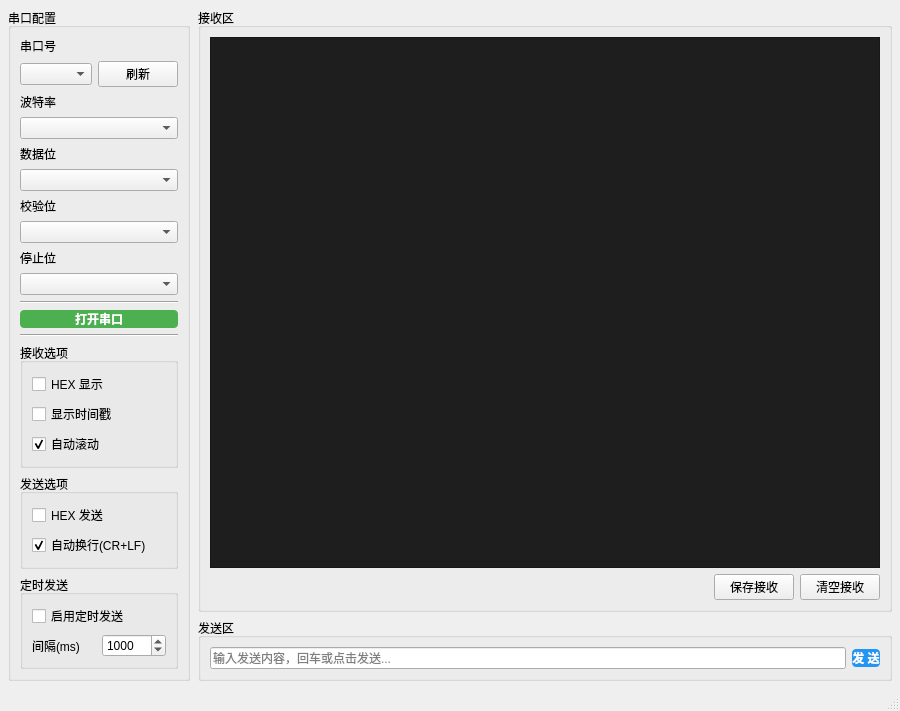
<?xml version="1.0" encoding="UTF-8"?>
<ui version="4.0">
 <class>MainWindow</class>
 <widget class="QMainWindow" name="MainWindow">
  <property name="geometry">
   <rect>
    <x>0</x>
    <y>0</y>
    <width>900</width>
    <height>650</height>
   </rect>
  </property>
  <property name="windowTitle">
   <string>串口助手</string>
  </property>
  <widget class="QWidget" name="centralwidget">
   <layout class="QHBoxLayout" name="horizontalLayout_main">
    <property name="spacing">
     <number>8</number>
    </property>
    <property name="leftMargin">
     <number>8</number>
    </property>
    <property name="topMargin">
     <number>8</number>
    </property>
    <property name="rightMargin">
     <number>8</number>
    </property>
    <property name="bottomMargin">
     <number>8</number>
    </property>

    <!-- 左侧：串口配置面板 -->
    <item>
     <widget class="QGroupBox" name="groupPort">
      <property name="title">
       <string>串口配置</string>
      </property>
      <property name="maximumWidth">
       <number>200</number>
      </property>
      <layout class="QVBoxLayout" name="vlayout_port">
       <property name="spacing">
        <number>6</number>
       </property>

       <item>
        <widget class="QLabel"><property name="text"><string>串口号</string></property></widget>
       </item>
       <item>
        <layout class="QHBoxLayout">
         <item>
          <widget class="QComboBox" name="comboPort">
           <property name="minimumWidth"><number>120</number></property>
          </widget>
         </item>
         <item>
          <widget class="QPushButton" name="btnRefresh">
           <property name="text"><string>刷新</string></property>
           <property name="maximumWidth"><number>45</number></property>
          </widget>
         </item>
        </layout>
       </item>

       <item>
        <widget class="QLabel"><property name="text"><string>波特率</string></property></widget>
       </item>
       <item>
        <widget class="QComboBox" name="comboBaud"/>
       </item>

       <item>
        <widget class="QLabel"><property name="text"><string>数据位</string></property></widget>
       </item>
       <item>
        <widget class="QComboBox" name="comboData"/>
       </item>

       <item>
        <widget class="QLabel"><property name="text"><string>校验位</string></property></widget>
       </item>
       <item>
        <widget class="QComboBox" name="comboParity"/>
       </item>

       <item>
        <widget class="QLabel"><property name="text"><string>停止位</string></property></widget>
       </item>
       <item>
        <widget class="QComboBox" name="comboStop"/>
       </item>

       <item>
        <widget class="QFrame">
         <property name="frameShape"><enum>QFrame::HLine</enum></property>
         <property name="frameShadow"><enum>QFrame::Sunken</enum></property>
        </widget>
       </item>

       <item>
        <widget class="QPushButton" name="btnOpenClose">
         <property name="text"><string>打开串口</string></property>
         <property name="minimumHeight"><number>36</number></property>
         <property name="styleSheet">
          <string>QPushButton { background-color: #4CAF50; color: white; border-radius: 4px; font-weight: bold; }
QPushButton:hover { background-color: #45a049; }
QPushButton:pressed { background-color: #3d8b40; }</string>
         </property>
        </widget>
       </item>

       <item>
        <widget class="QFrame">
         <property name="frameShape"><enum>QFrame::HLine</enum></property>
         <property name="frameShadow"><enum>QFrame::Sunken</enum></property>
        </widget>
       </item>

       <!-- 接收选项 -->
       <item>
        <widget class="QGroupBox" name="groupRecvOpt">
         <property name="title"><string>接收选项</string></property>
         <layout class="QVBoxLayout">
          <item>
           <widget class="QCheckBox" name="chkHexRecv">
            <property name="text"><string>HEX 显示</string></property>
           </widget>
          </item>
          <item>
           <widget class="QCheckBox" name="chkTimestamp">
            <property name="text"><string>显示时间戳</string></property>
           </widget>
          </item>
          <item>
           <widget class="QCheckBox" name="chkAutoScroll">
            <property name="text"><string>自动滚动</string></property>
            <property name="checked"><bool>true</bool></property>
           </widget>
          </item>
         </layout>
        </widget>
       </item>

       <!-- 发送选项 -->
       <item>
        <widget class="QGroupBox" name="groupSendOpt">
         <property name="title"><string>发送选项</string></property>
         <layout class="QVBoxLayout">
          <item>
           <widget class="QCheckBox" name="chkHexSend">
            <property name="text"><string>HEX 发送</string></property>
           </widget>
          </item>
          <item>
           <widget class="QCheckBox" name="chkNewline">
            <property name="text"><string>自动换行(CR+LF)</string></property>
            <property name="checked"><bool>true</bool></property>
           </widget>
          </item>
         </layout>
        </widget>
       </item>

       <!-- 定时发送 -->
       <item>
        <widget class="QGroupBox" name="groupTimedSend">
         <property name="title"><string>定时发送</string></property>
         <layout class="QVBoxLayout">
          <item>
           <widget class="QCheckBox" name="chkTimedSend">
            <property name="text"><string>启用定时发送</string></property>
           </widget>
          </item>
          <item>
           <layout class="QHBoxLayout">
            <item>
             <widget class="QLabel"><property name="text"><string>间隔(ms)</string></property></widget>
            </item>
            <item>
             <widget class="QSpinBox" name="spinInterval">
              <property name="minimum"><number>10</number></property>
              <property name="maximum"><number>60000</number></property>
              <property name="value"><number>1000</number></property>
             </widget>
            </item>
           </layout>
          </item>
         </layout>
        </widget>
       </item>

       <item>
        <spacer>
         <property name="orientation"><enum>Qt::Vertical</enum></property>
         <property name="sizeHint" stdset="0"><size><width>20</width><height>40</height></size></property>
        </spacer>
       </item>

      </layout>
     </widget>
    </item>

    <!-- 右侧：接收区 + 发送区 -->
    <item>
     <layout class="QVBoxLayout" name="vlayout_right">
      <property name="spacing">
       <number>6</number>
      </property>

      <!-- 接收区 -->
      <item>
       <widget class="QGroupBox" name="groupRecv">
        <property name="title"><string>接收区</string></property>
        <layout class="QVBoxLayout">
         <item>
          <widget class="QPlainTextEdit" name="textRecv">
           <property name="readOnly"><bool>true</bool></property>
           <property name="styleSheet">
            <string>QPlainTextEdit { font-family: Consolas, Monaco, monospace; font-size: 12px; background-color: #1e1e1e; color: #d4d4d4; }</string>
           </property>
          </widget>
         </item>
         <item>
          <layout class="QHBoxLayout">
           <item>
            <spacer>
             <property name="orientation"><enum>Qt::Horizontal</enum></property>
             <property name="sizeHint" stdset="0"><size><width>40</width><height>20</height></size></property>
            </spacer>
           </item>
           <item>
            <widget class="QPushButton" name="btnSave">
             <property name="text"><string>保存接收</string></property>
            </widget>
           </item>
           <item>
            <widget class="QPushButton" name="btnClear">
             <property name="text"><string>清空接收</string></property>
            </widget>
           </item>
          </layout>
         </item>
        </layout>
       </widget>
      </item>

      <!-- 发送区 -->
      <item>
       <widget class="QGroupBox" name="groupSend">
        <property name="title"><string>发送区</string></property>
        <property name="maximumHeight"><number>100</number></property>
        <layout class="QVBoxLayout">
         <item>
          <layout class="QHBoxLayout">
           <item>
            <widget class="QLineEdit" name="editSend">
             <property name="placeholderText"><string>输入发送内容，回车或点击发送...</string></property>
            </widget>
           </item>
           <item>
            <widget class="QPushButton" name="btnSend">
             <property name="text"><string>发 送</string></property>
             <property name="minimumWidth"><number>80</number></property>
             <property name="minimumHeight"><number>32</number></property>
             <property name="styleSheet">
              <string>QPushButton { background-color: #2196F3; color: white; border-radius: 4px; font-weight: bold; }
QPushButton:hover { background-color: #1976D2; }
QPushButton:pressed { background-color: #1565C0; }</string>
             </property>
            </widget>
           </item>
          </layout>
         </item>
        </layout>
       </widget>
      </item>

     </layout>
    </item>

   </layout>
  </widget>
  <widget class="QStatusBar" name="statusbar"/>
 </widget>
 <resources/>
 <connections/>
</ui>
